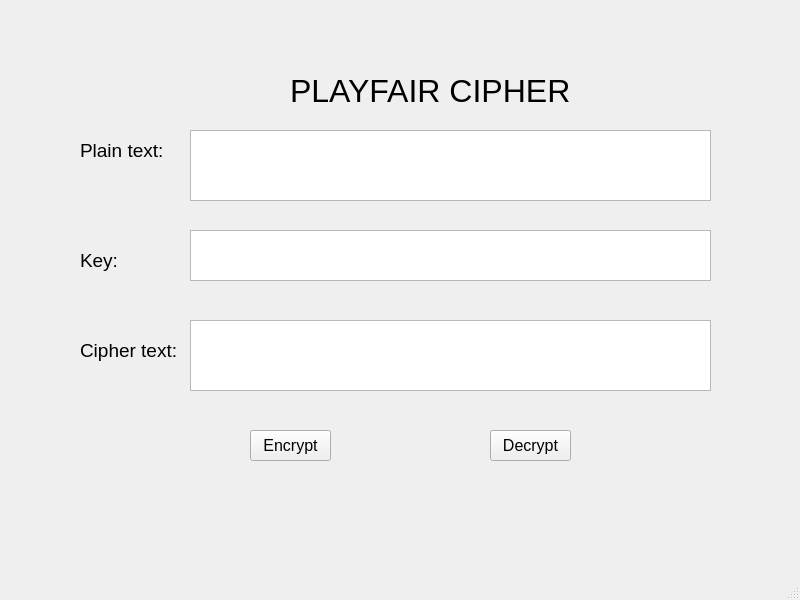
<?xml version="1.0" encoding="UTF-8"?>
<ui version="4.0">
 <class>MainWindow</class>
 <widget class="QMainWindow" name="MainWindow">
  <property name="geometry">
   <rect>
    <x>0</x>
    <y>0</y>
    <width>800</width>
    <height>600</height>
   </rect>
  </property>
  <property name="windowTitle">
   <string>MainWindow</string>
  </property>
  <widget class="QWidget" name="centralwidget">
   <widget class="QPlainTextEdit" name="txt_plain_text">
    <property name="geometry">
     <rect>
      <x>190</x>
      <y>130</y>
      <width>521</width>
      <height>71</height>
     </rect>
    </property>
   </widget>
   <widget class="QLabel" name="label_2">
    <property name="geometry">
     <rect>
      <x>80</x>
      <y>140</y>
      <width>91</width>
      <height>21</height>
     </rect>
    </property>
    <property name="font">
     <font>
      <pointsize>14</pointsize>
     </font>
    </property>
    <property name="text">
     <string>Plain text: </string>
    </property>
   </widget>
   <widget class="QLabel" name="label_3">
    <property name="geometry">
     <rect>
      <x>80</x>
      <y>250</y>
      <width>91</width>
      <height>21</height>
     </rect>
    </property>
    <property name="font">
     <font>
      <pointsize>14</pointsize>
     </font>
    </property>
    <property name="text">
     <string>Key: </string>
    </property>
   </widget>
   <widget class="QPlainTextEdit" name="txt_key">
    <property name="geometry">
     <rect>
      <x>190</x>
      <y>230</y>
      <width>521</width>
      <height>51</height>
     </rect>
    </property>
   </widget>
   <widget class="QPushButton" name="btn_decrypt">
    <property name="geometry">
     <rect>
      <x>490</x>
      <y>430</y>
      <width>81</width>
      <height>31</height>
     </rect>
    </property>
    <property name="font">
     <font>
      <pointsize>12</pointsize>
     </font>
    </property>
    <property name="text">
     <string>Decrypt</string>
    </property>
   </widget>
   <widget class="QPushButton" name="btn_encrypt">
    <property name="geometry">
     <rect>
      <x>250</x>
      <y>430</y>
      <width>81</width>
      <height>31</height>
     </rect>
    </property>
    <property name="font">
     <font>
      <pointsize>12</pointsize>
     </font>
    </property>
    <property name="text">
     <string>Encrypt</string>
    </property>
   </widget>
   <widget class="QLabel" name="label_4">
    <property name="geometry">
     <rect>
      <x>80</x>
      <y>340</y>
      <width>101</width>
      <height>21</height>
     </rect>
    </property>
    <property name="font">
     <font>
      <pointsize>14</pointsize>
     </font>
    </property>
    <property name="text">
     <string>Cipher text: </string>
    </property>
   </widget>
   <widget class="QLabel" name="label">
    <property name="geometry">
     <rect>
      <x>290</x>
      <y>60</y>
      <width>291</width>
      <height>61</height>
     </rect>
    </property>
    <property name="font">
     <font>
      <pointsize>24</pointsize>
     </font>
    </property>
    <property name="text">
     <string>PLAYFAIR CIPHER</string>
    </property>
   </widget>
   <widget class="QPlainTextEdit" name="txt_cipher_text">
    <property name="geometry">
     <rect>
      <x>190</x>
      <y>320</y>
      <width>521</width>
      <height>71</height>
     </rect>
    </property>
   </widget>
  </widget>
  <widget class="QMenuBar" name="menubar">
   <property name="geometry">
    <rect>
     <x>0</x>
     <y>0</y>
     <width>800</width>
     <height>21</height>
    </rect>
   </property>
  </widget>
  <widget class="QStatusBar" name="statusbar"/>
 </widget>
 <resources/>
 <connections/>
</ui>
